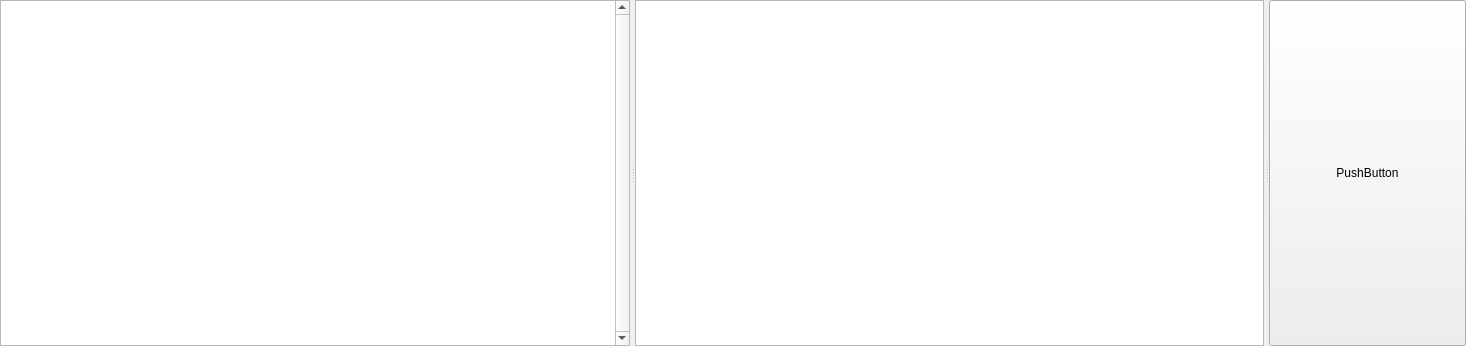
<?xml version="1.0" encoding="UTF-8"?>
<ui version="4.0">
 <class>ConsoleFromFileWidget</class>
 <widget class="QWidget" name="ConsoleFromFileWidget">
  <property name="geometry">
   <rect>
    <x>0</x>
    <y>0</y>
    <width>1466</width>
    <height>346</height>
   </rect>
  </property>
  <property name="windowTitle">
   <string>Form</string>
  </property>
  <layout class="QVBoxLayout" name="verticalLayout" stretch="0">
   <property name="spacing">
    <number>0</number>
   </property>
   <property name="leftMargin">
    <number>0</number>
   </property>
   <property name="topMargin">
    <number>0</number>
   </property>
   <property name="rightMargin">
    <number>0</number>
   </property>
   <property name="bottomMargin">
    <number>0</number>
   </property>
   <item>
    <widget class="QSplitter" name="splitter">
     <property name="orientation">
      <enum>Qt::Horizontal</enum>
     </property>
     <property name="handleWidth">
      <number>5</number>
     </property>
     <widget class="QPlainTextEdit" name="consoleTextEdit">
      <property name="sizePolicy">
       <sizepolicy hsizetype="Expanding" vsizetype="Expanding">
        <horstretch>0</horstretch>
        <verstretch>0</verstretch>
       </sizepolicy>
      </property>
      <property name="verticalScrollBarPolicy">
       <enum>Qt::ScrollBarAlwaysOn</enum>
      </property>
      <property name="lineWrapMode">
       <enum>QPlainTextEdit::NoWrap</enum>
      </property>
      <property name="plainText">
       <string/>
      </property>
     </widget>
     <widget class="QTreeView" name="fileSelectionTreeView">
      <property name="sizePolicy">
       <sizepolicy hsizetype="Expanding" vsizetype="Expanding">
        <horstretch>0</horstretch>
        <verstretch>0</verstretch>
       </sizepolicy>
      </property>
      <property name="iconSize">
       <size>
        <width>15</width>
        <height>15</height>
       </size>
      </property>
      <property name="rootIsDecorated">
       <bool>false</bool>
      </property>
     </widget>
     <widget class="QPushButton" name="pushButton">
      <property name="text">
       <string>PushButton</string>
      </property>
      <property name="icon">
       <iconset resource="../Icons/app_resources.qrc">
        <normaloff>:/Icons/places/user-trash.png</normaloff>:/Icons/places/user-trash.png</iconset>
      </property>
     </widget>
    </widget>
   </item>
  </layout>
 </widget>
 <resources>
  <include location="../Icons/app_resources.qrc"/>
 </resources>
 <connections/>
</ui>
